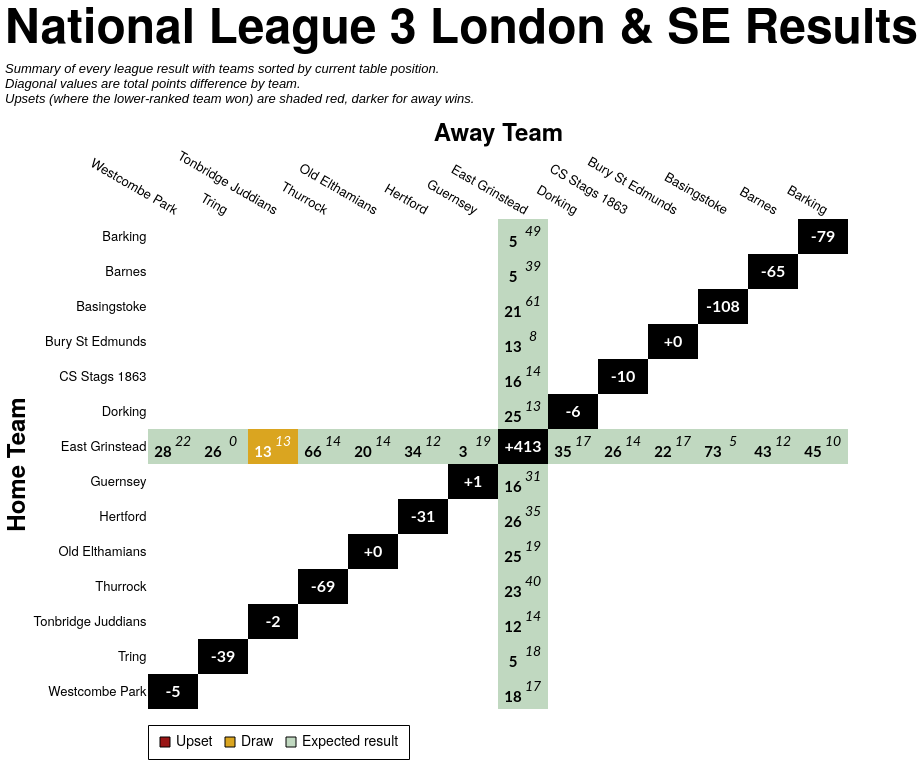

Here is the Vega-Lite specification saved for this chart:
### Vega-Lite specification from a JSON file in a GitHub repository (floating-point values rounded to 4 significant figures; data arrays with more than 128 entries replaced by an {"elided": "..."} marker saying what was removed)
{"config": {"axis": {"labelFont": "PT Sans Narrow, Helvetica Neue, Helvetica, Arial, sans-serif", "titleFont": "PT Sans Narrow, Helvetica Neue, Helvetica, Arial, sans-serif", "labelFontSize": 13, "titleFontSize": 24, "gridColor": "#202947", "gridOpacity": 0.2, "zindex": 1}, "text": {"font": "Lato, sans-serif"}, "bar": {"cornerRadiusEnd": 5}, "header": {"labelFont": "PT Sans Narrow, Helvetica Neue, Helvetica, Arial, sans-serif", "titleFont": "PT Sans Narrow, Helvetica Neue, Helvetica, Arial, sans-serif", "labelFontSize": 24, "titleFontSize": 28, "labelFontWeight": "bold", "orient": "left"}, "legend": {"labelFont": "PT Sans Narrow, Helvetica Neue, Helvetica, Arial, sans-serif", "titleFont": "PT Sans Narrow, Helvetica Neue, Helvetica, Arial, sans-serif", "labelFontSize": 14, "titleFontSize": 16, "titlePadding": 5, "fillColor": "white", "strokeColor": "black", "padding": 10, "titleFontWeight": "lighter", "titleFontStyle": "italic", "titleColor": "gray", "offset": 10}, "title": {"font": "PT Sans Narrow, Helvetica Neue, Helvetica, Arial, sans-serif", "fontSize": 48, "fontWeight": "bold", "anchor": "start", "align": "center", "titlePadding": 20, "subtitlePadding": 10, "subtitleFontSize": 13, "subtitleColor": "", "subtitleFontStyle": "italic", "offset": 15, "color": "black"}, "axisX": {"labelAngle": 0}, "facet": {"title": null, "header": null, "align": {"row": "each", "column": "each"}, "spacing": 10}, "resolve": {"scale": {"y": "independent", "facet": "independent"}}, "background": "transparent", "scale": {"offsetBandPaddingOuter": 0.2, "offsetBandPaddingInner": 0.1}, "view": {"stroke": null, "background": "transparent"}}, "layer": [{"data": {"name": "data-7be37b0770fd743cabe58bd362f65706"}, "mark": {"type": "rect"}, "encoding": {"color": {"field": "unexpected_result", "legend": {"labelExpr": "datum.value === 'Upset (Away Win)' ? 'Upset' : datum.value", "labelLimit": 220, "offset": 16, "orient": "bottom", "symbolStrokeColor": "black", "symbolStrokeWidth": 1, "values": ["Upset (Away Win)", "Draw", "Expected result"]}, "scale": {"domain": ["Expected result", "Upset (Home Win)", "Upset (Away Win)", "Draw", "To be played", "N/A"], "range": ["#146f1444", "#991515bb", "#991515", "goldenrod", "white", "black"]}, "title": null, "type": "nominal"}, "opacity": {"condition": {"test": "datum.home_team == param_28['home_team'] || datum.away_team == param_28['home_team'] || !isValid(param_28['home_team'])", "value": 1.0}, "value": 0.1}, "tooltip": [{"field": "home_team", "title": "Home", "type": "nominal"}, {"field": "away_team", "title": "Away", "type": "nominal"}, {"field": "home_score_text", "title": "Home Score", "type": "nominal"}, {"field": "away_score_text", "title": "Away Score", "type": "nominal"}, {"field": "result", "title": "Result", "type": "nominal"}, {"field": "unexpected_result", "title": "Unexpectedness", "type": "nominal"}, {"field": "date", "format": "%d %b %Y", "title": "Date", "type": "temporal"}], "x": {"axis": {"domain": false, "grid": false, "labelAngle": 30, "orient": "top", "ticks": false}, "field": "away_team", "sort": ["Westcombe Park", "Tring", "Tonbridge Juddians", "Thurrock", "Old Elthamians", "Hertford", "Guernsey", "East Grinstead", "Dorking", "CS Stags 1863", "Bury St Edmunds", "Basingstoke", "Barnes", "Barking"], "title": "Away Team", "type": "nominal"}, "y": {"axis": {"domain": false, "grid": false, "ticks": false}, "field": "home_team", "sort": ["Barking", "Barnes", "Basingstoke", "Bury St Edmunds", "CS Stags 1863", "Dorking", "East Grinstead", "Guernsey", "Hertford", "Old Elthamians", "Thurrock", "Tonbridge Juddians", "Tring", "Westcombe Park"], "title": "Home Team", "type": "nominal"}}, "name": "view_29"}, {"data": {"name": "data-7be37b0770fd743cabe58bd362f65706"}, "mark": {"type": "text", "fontStyle": "italic", "size": 14, "xOffset": 10, "yOffset": -5}, "encoding": {"color": {"condition": {"test": "(datum.home_team == param_28['home_team'] || datum.away_team == param_28['home_team'] || !isValid(param_28['home_team'])) && datum.unexpected_result == 'Expected result'", "value": "black"}, "value": "white"}, "text": {"field": "away_score_text", "type": "nominal"}, "x": {"field": "away_team", "sort": ["Westcombe Park", "Tring", "Tonbridge Juddians", "Thurrock", "Old Elthamians", "Hertford", "Guernsey", "East Grinstead", "Dorking", "CS Stags 1863", "Bury St Edmunds", "Basingstoke", "Barnes", "Barking"], "type": "nominal"}, "y": {"field": "home_team", "sort": ["Barking", "Barnes", "Basingstoke", "Bury St Edmunds", "CS Stags 1863", "Dorking", "East Grinstead", "Guernsey", "Hertford", "Old Elthamians", "Thurrock", "Tonbridge Juddians", "Tring", "Westcombe Park"], "type": "nominal"}}, "transform": [{"filter": "datum.away_score_text != '' && datum.away_score_text != 'WO'"}]}, {"data": {"name": "data-7be37b0770fd743cabe58bd362f65706"}, "mark": {"type": "text", "size": 12, "xOffset": 10, "yOffset": -5}, "encoding": {"color": {"condition": {"test": "(datum.home_team == param_28['home_team'] || datum.away_team == param_28['home_team'] || !isValid(param_28['home_team'])) && datum.unexpected_result == 'Expected result'", "value": "black"}, "value": "white"}, "text": {"field": "away_score_text", "type": "nominal"}, "x": {"field": "away_team", "sort": ["Westcombe Park", "Tring", "Tonbridge Juddians", "Thurrock", "Old Elthamians", "Hertford", "Guernsey", "East Grinstead", "Dorking", "CS Stags 1863", "Bury St Edmunds", "Basingstoke", "Barnes", "Barking"], "type": "nominal"}, "y": {"field": "home_team", "sort": ["Barking", "Barnes", "Basingstoke", "Bury St Edmunds", "CS Stags 1863", "Dorking", "East Grinstead", "Guernsey", "Hertford", "Old Elthamians", "Thurrock", "Tonbridge Juddians", "Tring", "Westcombe Park"], "type": "nominal"}}, "transform": [{"filter": "datum.away_score_text == 'WO'"}]}, {"data": {"name": "data-7be37b0770fd743cabe58bd362f65706"}, "mark": {"type": "text", "fontWeight": "bold", "size": 15, "xOffset": -10, "yOffset": 5}, "encoding": {"color": {"condition": {"test": "(datum.home_team == param_28['home_team'] || datum.away_team == param_28['home_team'] || !isValid(param_28['home_team'])) && datum.unexpected_result == 'Expected result'", "value": "black"}, "value": "white"}, "text": {"field": "home_score_text", "type": "nominal"}, "x": {"field": "away_team", "sort": ["Westcombe Park", "Tring", "Tonbridge Juddians", "Thurrock", "Old Elthamians", "Hertford", "Guernsey", "East Grinstead", "Dorking", "CS Stags 1863", "Bury St Edmunds", "Basingstoke", "Barnes", "Barking"], "type": "nominal"}, "y": {"field": "home_team", "sort": ["Barking", "Barnes", "Basingstoke", "Bury St Edmunds", "CS Stags 1863", "Dorking", "East Grinstead", "Guernsey", "Hertford", "Old Elthamians", "Thurrock", "Tonbridge Juddians", "Tring", "Westcombe Park"], "type": "nominal"}}, "transform": [{"filter": "datum.home_score_text != '' && datum.home_score_text != 'WO'"}]}, {"data": {"name": "data-7be37b0770fd743cabe58bd362f65706"}, "mark": {"type": "text", "size": 12, "xOffset": -10, "yOffset": 5}, "encoding": {"color": {"condition": {"test": "(datum.home_team == param_28['home_team'] || datum.away_team == param_28['home_team'] || !isValid(param_28['home_team'])) && datum.unexpected_result == 'Expected result'", "value": "black"}, "value": "white"}, "text": {"field": "home_score_text", "type": "nominal"}, "x": {"field": "away_team", "sort": ["Westcombe Park", "Tring", "Tonbridge Juddians", "Thurrock", "Old Elthamians", "Hertford", "Guernsey", "East Grinstead", "Dorking", "CS Stags 1863", "Bury St Edmunds", "Basingstoke", "Barnes", "Barking"], "type": "nominal"}, "y": {"field": "home_team", "sort": ["Barking", "Barnes", "Basingstoke", "Bury St Edmunds", "CS Stags 1863", "Dorking", "East Grinstead", "Guernsey", "Hertford", "Old Elthamians", "Thurrock", "Tonbridge Juddians", "Tring", "Westcombe Park"], "type": "nominal"}}, "transform": [{"filter": "datum.home_score_text == 'WO'"}]}, {"data": {"name": "data-f1503bf1d6f0a7d7ada794b2ef8763ff"}, "mark": {"type": "text", "color": "white", "fontWeight": "bold", "size": 16}, "encoding": {"text": {"field": "display_text", "type": "nominal"}, "tooltip": [{"field": "home_team", "title": "Team", "type": "nominal"}, {"field": "display_text", "title": "Points Difference", "type": "nominal"}], "x": {"field": "away_team", "sort": ["Westcombe Park", "Tring", "Tonbridge Juddians", "Thurrock", "Old Elthamians", "Hertford", "Guernsey", "East Grinstead", "Dorking", "CS Stags 1863", "Bury St Edmunds", "Basingstoke", "Barnes", "Barking"], "type": "nominal"}, "y": {"field": "home_team", "sort": ["Barking", "Barnes", "Basingstoke", "Bury St Edmunds", "CS Stags 1863", "Dorking", "East Grinstead", "Guernsey", "Hertford", "Old Elthamians", "Thurrock", "Tonbridge Juddians", "Tring", "Westcombe Park"], "type": "nominal"}}}], "height": {"step": 35}, "params": [{"name": "param_28", "select": {"type": "point", "clear": "dblclick", "fields": ["home_team"], "on": "click"}, "value": null, "views": ["view_29"]}], "title": {"text": "National League 3 London & SE Results", "subtitle": ["Summary of every league result with teams sorted by current table position.", "Diagonal values are total points difference by team.", "Upsets (where the lower-ranked team won) are shaded red, darker for away wins."]}, "width": {"step": 50}, "$schema": "https://vega.github.io/schema/vega-lite/v5.20.1.json", "datasets": {"data-7be37b0770fd743cabe58bd362f65706": {"elided": "196 records"}, "data-f1503bf1d6f0a7d7ada794b2ef8763ff": [{"home_team": "Barking", "away_team": "Barking", "match_id": null, "date": "", "home_score": null, "away_score": null, "home_walkover": null, "away_walkover": null, "result": "N/A", "home_score_text": "", "away_score_text": "", "wo_result": "", "score_text": "", "display_text": "-79", "is_diagonal": true, "result_simple": "N/A", "unexpected_result": "N/A", "unexpected_opacity": 1.0}, {"home_team": "Barnes", "away_team": "Barnes", "match_id": null, "date": "", "home_score": null, "away_score": null, "home_walkover": null, "away_walkover": null, "result": "N/A", "home_score_text": "", "away_score_text": "", "wo_result": "", "score_text": "", "display_text": "-65", "is_diagonal": true, "result_simple": "N/A", "unexpected_result": "N/A", "unexpected_opacity": 1.0}, {"home_team": "Basingstoke", "away_team": "Basingstoke", "match_id": null, "date": "", "home_score": null, "away_score": null, "home_walkover": null, "away_walkover": null, "result": "N/A", "home_score_text": "", "away_score_text": "", "wo_result": "", "score_text": "", "display_text": "-108", "is_diagonal": true, "result_simple": "N/A", "unexpected_result": "N/A", "unexpected_opacity": 1.0}, {"home_team": "Bury St Edmunds", "away_team": "Bury St Edmunds", "match_id": null, "date": "", "home_score": null, "away_score": null, "home_walkover": null, "away_walkover": null, "result": "N/A", "home_score_text": "", "away_score_text": "", "wo_result": "", "score_text": "", "display_text": "+0", "is_diagonal": true, "result_simple": "N/A", "unexpected_result": "N/A", "unexpected_opacity": 1.0}, {"home_team": "CS Stags 1863", "away_team": "CS Stags 1863", "match_id": null, "date": "", "home_score": null, "away_score": null, "home_walkover": null, "away_walkover": null, "result": "N/A", "home_score_text": "", "away_score_text": "", "wo_result": "", "score_text": "", "display_text": "-10", "is_diagonal": true, "result_simple": "N/A", "unexpected_result": "N/A", "unexpected_opacity": 1.0}, {"home_team": "Dorking", "away_team": "Dorking", "match_id": null, "date": "", "home_score": null, "away_score": null, "home_walkover": null, "away_walkover": null, "result": "N/A", "home_score_text": "", "away_score_text": "", "wo_result": "", "score_text": "", "display_text": "-6", "is_diagonal": true, "result_simple": "N/A", "unexpected_result": "N/A", "unexpected_opacity": 1.0}, {"home_team": "East Grinstead", "away_team": "East Grinstead", "match_id": null, "date": "", "home_score": null, "away_score": null, "home_walkover": null, "away_walkover": null, "result": "N/A", "home_score_text": "", "away_score_text": "", "wo_result": "", "score_text": "", "display_text": "+413", "is_diagonal": true, "result_simple": "N/A", "unexpected_result": "N/A", "unexpected_opacity": 1.0}, {"home_team": "Guernsey", "away_team": "Guernsey", "match_id": null, "date": "", "home_score": null, "away_score": null, "home_walkover": null, "away_walkover": null, "result": "N/A", "home_score_text": "", "away_score_text": "", "wo_result": "", "score_text": "", "display_text": "+1", "is_diagonal": true, "result_simple": "N/A", "unexpected_result": "N/A", "unexpected_opacity": 1.0}, {"home_team": "Hertford", "away_team": "Hertford", "match_id": null, "date": "", "home_score": null, "away_score": null, "home_walkover": null, "away_walkover": null, "result": "N/A", "home_score_text": "", "away_score_text": "", "wo_result": "", "score_text": "", "display_text": "-31", "is_diagonal": true, "result_simple": "N/A", "unexpected_result": "N/A", "unexpected_opacity": 1.0}, {"home_team": "Old Elthamians", "away_team": "Old Elthamians", "match_id": null, "date": "", "home_score": null, "away_score": null, "home_walkover": null, "away_walkover": null, "result": "N/A", "home_score_text": "", "away_score_text": "", "wo_result": "", "score_text": "", "display_text": "+0", "is_diagonal": true, "result_simple": "N/A", "unexpected_result": "N/A", "unexpected_opacity": 1.0}, {"home_team": "Thurrock", "away_team": "Thurrock", "match_id": null, "date": "", "home_score": null, "away_score": null, "home_walkover": null, "away_walkover": null, "result": "N/A", "home_score_text": "", "away_score_text": "", "wo_result": "", "score_text": "", "display_text": "-69", "is_diagonal": true, "result_simple": "N/A", "unexpected_result": "N/A", "unexpected_opacity": 1.0}, {"home_team": "Tonbridge Juddians", "away_team": "Tonbridge Juddians", "match_id": null, "date": "", "home_score": null, "away_score": null, "home_walkover": null, "away_walkover": null, "result": "N/A", "home_score_text": "", "away_score_text": "", "wo_result": "", "score_text": "", "display_text": "-2", "is_diagonal": true, "result_simple": "N/A", "unexpected_result": "N/A", "unexpected_opacity": 1.0}, {"home_team": "Tring", "away_team": "Tring", "match_id": null, "date": "", "home_score": null, "away_score": null, "home_walkover": null, "away_walkover": null, "result": "N/A", "home_score_text": "", "away_score_text": "", "wo_result": "", "score_text": "", "display_text": "-39", "is_diagonal": true, "result_simple": "N/A", "unexpected_result": "N/A", "unexpected_opacity": 1.0}, {"home_team": "Westcombe Park", "away_team": "Westcombe Park", "match_id": null, "date": "", "home_score": null, "away_score": null, "home_walkover": null, "away_walkover": null, "result": "N/A", "home_score_text": "", "away_score_text": "", "wo_result": "", "score_text": "", "display_text": "-5", "is_diagonal": true, "result_simple": "N/A", "unexpected_result": "N/A", "unexpected_opacity": 1.0}]}}
